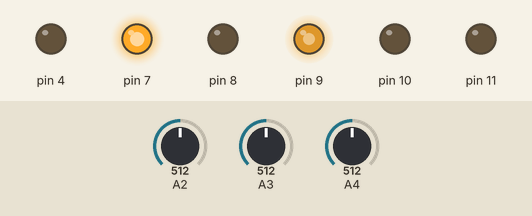
This sketch was run on a simulated Arduino Uno, built with avr-gcc and run on an emulated ATmega328P. On the bench: output pins drawn as LEDs (lit = HIGH). The test bench sets the inputs (shaded band); at power-on: A4 = 512, A2 = 512, A3 = 512.

Above: at 0.8 s.
0.9 s: A4 set to 432
2.4 s: A4 set to 412
At 3.6 s:
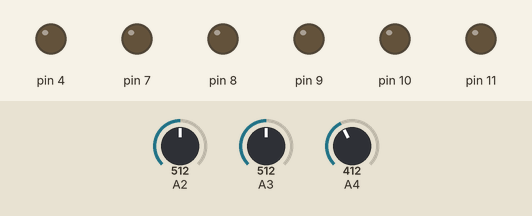
Timing chart, 0 to 5.4 s (numbered marks = the images above; inputs shaded):
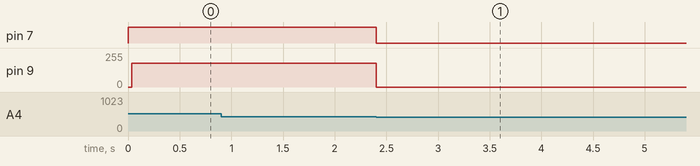

Measured:
- the behaviour switches between 420 and 419 on A4 (found by bisection; images 0 and 1)
- after the input at 0.9 s, every drawn part: stays the same
- after the input at 2.4 s, pin 7: HIGH → LOW at once; pin 9: 180/255 → 0/255 at once

The sketch:

ESC_using_Arduino.ino
```cpp
#include <avr/io.h>
#include <avr/interrupt.h>
#include <stdint.h>

/* ---------------- CONFIG ---------------- */

#define NEUTRAL_ADC        512
#define BLANKING_TICKS    5

#define CURRENT_LIMIT_ADC 650
#define MIN_PWM_DUTY      20
#define MAX_PWM_DUTY      180

/* -------- SPEED RAMP CONFIG -------- */
#define START_PERIOD   400
#define TARGET_PERIOD  120
#define RAMP_RATE      1
#define RAMP_INTERVAL  20

/* -------- UVLO CONFIG -------- */
#define VBUS_ADC_CH     4
#define VBUS_MIN_ADC   420

/* -------- PID CONFIG -------- */
#define PID_DT         0.001f   // 1 ms loop

float Kp = 0.6f;
float Ki = 20.0f;

/* ---------------- GLOBALS ---------------- */

volatile uint8_t step = 1;

volatile uint16_t zc_time = 0;
volatile uint8_t  zc_detected = 0;

volatile uint8_t blanking_active = 0;
volatile uint8_t blanking_count  = 0;

volatile uint8_t pwm_duty = 80;

/* ---- SPEED RAMP ---- */
volatile uint16_t comm_period = START_PERIOD;
volatile uint16_t ramp_counter = 0;

/* ---- FAULT FLAG ---- */
volatile uint8_t fault = 0;

/* ---- PID STATE ---- */
float pid_integral = 0;
float target_speed = 200.0f;     // arbitrary units
float speed_est    = 0;

/* ---------------- PWM MACROS ---------------- */

#define AH_ON()   (TCCR1A |=  (1 << COM1A1))
#define AH_OFF()  (TCCR1A &= ~(1 << COM1A1))

#define BH_ON()   (TCCR1A |=  (1 << COM1B1))
#define BH_OFF()  (TCCR1A &= ~(1 << COM1B1))

#define CH_ON()   (TCCR2A |=  (1 << COM2A1))
#define CH_OFF()  (TCCR2A &= ~(1 << COM2A1))

/* ---------------- LOW SIDE GPIO ---------------- */

#define AL_ON()   (PORTD |=  (1 << PD4))
#define AL_OFF()  (PORTD &= ~(1 << PD4))

#define BL_ON()   (PORTD |=  (1 << PD7))
#define BL_OFF()  (PORTD &= ~(1 << PD7))

#define CL_ON()   (PORTB |=  (1 << PB0))
#define CL_OFF()  (PORTB &= ~(1 << PB0))

/* ---------------- SAFETY OFF ---------------- */

void all_off(void)
{
    AH_OFF(); BH_OFF(); CH_OFF();
    AL_OFF(); BL_OFF(); CL_OFF();
}

/* ---------------- PWM INIT ---------------- */

void pwm_init(void)
{
    DDRB |= (1 << PB1) | (1 << PB2) | (1 << PB3);
    DDRD |= (1 << PD4) | (1 << PD7);
    DDRB |= (1 << PB0);

    // TIMER1 – Fast PWM 8-bit
    TCCR1A = (1 << WGM10);
    TCCR1B = (1 << WGM12) | (1 << CS11);

    // TIMER2 – Fast PWM
    TCCR2A = (1 << WGM20) | (1 << WGM21);
    TCCR2B = (1 << CS21);

    OCR1A = pwm_duty;
    OCR1B = pwm_duty;
    OCR2A = pwm_duty;

    all_off();
}

/* ---------------- COMMUTATION ---------------- */

void commutate(uint8_t s)
{
    if (fault) return;

    all_off();

    switch (s)
    {
        case 1: AH_ON(); BL_ON(); break;
        case 2: AH_ON(); CL_ON(); break;
        case 3: BH_ON(); CL_ON(); break;
        case 4: BH_ON(); AL_ON(); break;
        case 5: CH_ON(); AL_ON(); break;
        case 6: CH_ON(); BL_ON(); break;
    }

    blanking_active = 1;
    blanking_count  = 0;
}

/* ---------------- ADC ---------------- */

void adc_init(void)
{
    ADMUX = (1 << REFS0);
    ADCSRA = (1 << ADEN) |
             (1 << ADPS2) | (1 << ADPS1) | (1 << ADPS0);
}

uint16_t adc_read(uint8_t ch)
{
    ADMUX = (ADMUX & 0xF0) | (ch & 0x0F);
    ADCSRA |= (1 << ADSC);
    while (ADCSRA & (1 << ADSC));
    return ADC;
}

/* ---------------- FLOATING PHASE MAP ---------------- */

uint8_t floating_phase_adc(uint8_t s)
{
    switch (s)
    {
        case 1: return 2;
        case 2: return 1;
        case 3: return 0;
        case 4: return 2;
        case 5: return 1;
        case 6: return 0;
    }
    return 0;
}

/* ---------------- ZC DETECTION ---------------- */

uint8_t detect_zc(uint8_t ch)
{
    static int16_t prev_error = 0;

    int16_t v = adc_read(ch);
    int16_t error = v - NEUTRAL_ADC;

    if ((prev_error < 0 && error > 0) ||
        (prev_error > 0 && error < 0))
    {
        prev_error = error;
        return 1;
    }

    prev_error = error;
    return 0;
}

/* ---------------- CURRENT LIMIT ---------------- */

void current_limit_check(void)
{
    uint16_t cur = adc_read(3);

    if (cur > CURRENT_LIMIT_ADC)
    {
        if (pwm_duty > MIN_PWM_DUTY)
            pwm_duty--;

        OCR1A = pwm_duty;
        OCR1B = pwm_duty;
        OCR2A = pwm_duty;
    }
}

/* ---------------- UVLO ---------------- */

void uvlo_check(void)
{
    uint16_t vbus = adc_read(VBUS_ADC_CH);

    if (vbus < VBUS_MIN_ADC)
    {
        all_off();
        fault = 1;
    }
}

/* ---------------- SPEED ESTIMATION ---------------- */

float compute_speed(void)
{
    if (zc_time == 0) return 0;
    return 1000.0f / zc_time;   // scaled speed
}

/* ---------------- PID ---------------- */

float pid_update(float target, float measured)
{
    float error = target - measured;

    pid_integral += error * PID_DT;

    // anti-windup
    if (pid_integral >  200) pid_integral =  200;
    if (pid_integral < -200) pid_integral = -200;

    return (Kp * error) + (Ki * pid_integral);
}

/* ---------------- TIMER0 ---------------- */

void timer0_init(void)
{
    TCCR0A = (1 << WGM01);
    TCCR0B = (1 << CS01) | (1 << CS00);
    OCR0A  = 200;
    TIMSK0 = (1 << OCIE0A);
}

/* ---------------- ISR ---------------- */

ISR(TIMER0_COMPA_vect)
{
    static uint16_t counter = 0;

    /* ---- BLANKING ---- */
    if (blanking_active)
    {
        blanking_count++;
        if (blanking_count >= BLANKING_TICKS)
            blanking_active = 0;
        return;
    }

    /* ---- UVLO ---- */
    uvlo_check();
    if (fault) return;

    /* ---- CURRENT LIMIT ---- */
    current_limit_check();

    /* ---- SPEED RAMP ---- */
    ramp_counter++;
    if (ramp_counter >= RAMP_INTERVAL)
    {
        ramp_counter = 0;
        if (comm_period > TARGET_PERIOD)
            comm_period -= RAMP_RATE;
    }

    /* ---- SPEED ESTIMATE ---- */
    speed_est = compute_speed();

    /* ---- PID CONTROL ---- */
    float pid_out = pid_update(target_speed, speed_est);

    pwm_duty += (int)pid_out;

    if (pwm_duty > MAX_PWM_DUTY) pwm_duty = MAX_PWM_DUTY;
    if (pwm_duty < MIN_PWM_DUTY) pwm_duty = MIN_PWM_DUTY;

    OCR1A = pwm_duty;
    OCR1B = pwm_duty;
    OCR2A = pwm_duty;

    /* ---- SENSORLESS CORE ---- */

    uint8_t adc_ch = floating_phase_adc(step);

    if (!zc_detected)
    {
        if (detect_zc(adc_ch))
        {
            zc_time = counter;
            counter = 0;
            zc_detected = 1;
        }
    }
    else
    {
        if (counter >= zc_time)
        {
            step++;
            if (step > 6) step = 1;
            commutate(step);

            zc_detected = 0;
            counter = 0;
        }
    }

    counter++;
}

/* ---------------- MAIN ---------------- */

int main(void)
{
    pwm_init();
    adc_init();
    timer0_init();

    commutate(step);
    sei();

    while (1)
    {
        // everything runs in ISR
    }
}
```
